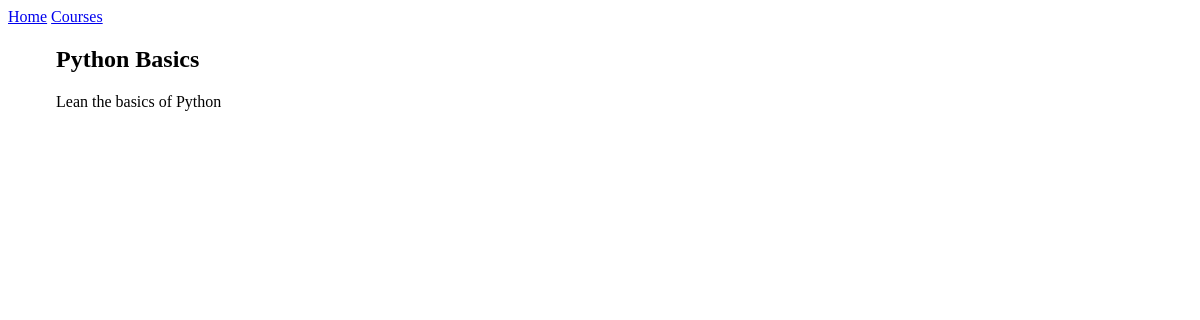
The page /courses/1/ on the database as committed earlier.
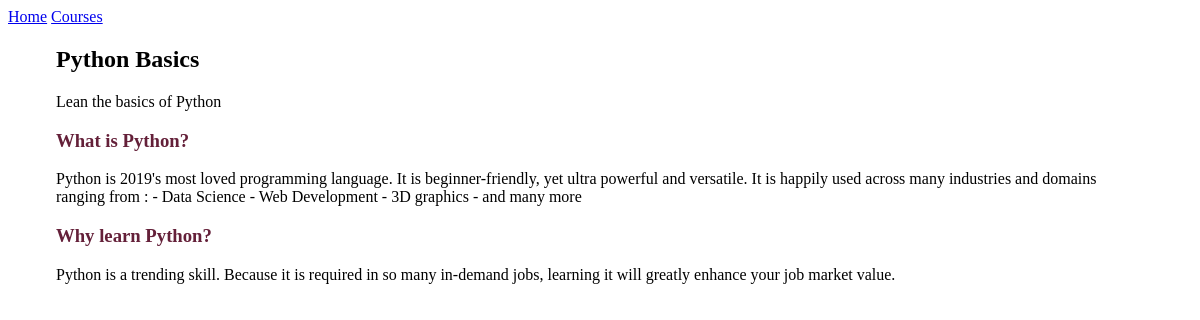
The same page on the database as committed later.
### courses/models.py (models this page shows, shortened)
class Course(models.Model):
    created_at = models.DateTimeField(auto_now_add=True)
    title = models.CharField(max_length=255)
    description = models.TextField()

class Step(models.Model):
    title = models.CharField(max_length=255)
    descrition = models.TextField()
    content = models.TextField(blank=True, default='')
    order = models.IntegerField(default=0)
    course = models.ForeignKey(Course, on_delete=models.CASCADE)
    class Meta:
        ordering = ['order',]

### courses/views.py (the view)
# urls.py: path("<int:pk>/", views.course_detail, name='course_detail'),
def course_detail(request,pk):
    course = get_object_or_404(Course, pk=pk)
    return render(request, 'courses/course_detail.html', {'course': course})

### courses/templates/courses/course_detail.html (shortened to what this page needs)
{% extends "layout.html" %}
{% block content %}
<article>
  <h2>{{ course.title }}</h2>
  {{ course.description }}
  <section>
    {% for step in course.step_set.all %}
      <h3>
        <a href="{% url 'courses:step_detail' course_pk=step.course.pk step_pk=step.pk %}">
          {{ step.title }}
        </a>
      </h3>
      {{ step.descrition }}
    {% endfor %}
  </section>
</article>
{% endblock content %}

### templates/layout.html (shortened to what this page needs)
{% load static from staticfiles %}
<!DOCTYPE html>
<html>
  <head>
    <link rel="stylesheet" href="{% static 'css/layout.css' %}">
  </head>
  <body>
    <nav>
      <a href="{% url 'homepage' %}">Home</a>
      <a href="{% url 'courses:list' %}">Courses</a>
    </nav>
    <div class="site-container">
      {% block content %}{% endblock content %}
    </div>
  </body>
</html>

### assets/css/layout.css (style rules this page uses)
html { box-sizing: border-box; }
*, *::after, *::before { box-sizing: inherit; }
.site-container { max-width: 68em; margin-left: auto; margin-right: auto; }
.site-container::after { clear: both; content: ""; display: table; }
article h2 a, article h3 a { color: #642039; text-decoration: none; }

Rows that differ between the two databases and show on the page:
added Step: title "What is Python?", descrition "Python is 2019's most loved programming language. It is beginner-friendly, yet ultra powerful and versatile. It is happily used across many industries and domains ranging from : - Data Science - Web Development - 3D graphics - and many more"
added Step: title "Why learn Python?", descrition "Python is a trending skill. Because it is required in so many in-demand jobs, learning it will greatly enhance your job market value."
